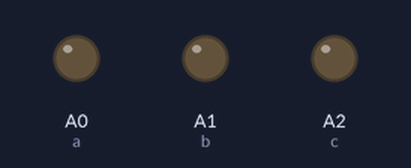
Recording of a sketch running on a simulated Arduino Uno, built with avr-gcc and run on an emulated ATmega328P. On the bench: output pins drawn as LEDs (lit = HIGH).

Above: at 0.1 s.
At 0.6 s:
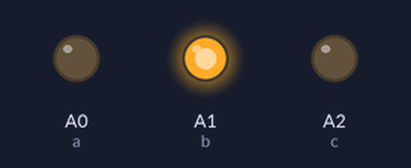
At 1.1 s:
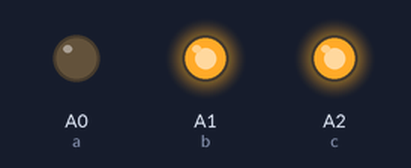
Timing chart, 0 to 2.6 s (numbered marks = the images above):
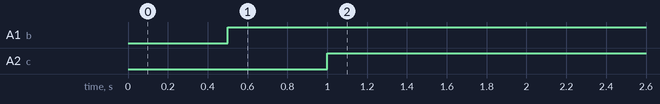

Measured:
- by itself, A1 (b): LOW → HIGH at 0.50 s
- by itself, A2 (c): LOW → HIGH at 1.0 s

The sketch:

basic_rgb_led.ino
```cpp
int a=A0;
int b=A1;
int c=A2;
void setup() {
  // put your setup code here, to run once:
pinMode(a,OUTPUT);
pinMode(b,OUTPUT);
pinMode(c,OUTPUT);
}

void loop() {
  // put your main code here, to run repeatedly:
analogWrite(a,(255,168,123));
delay(500);
analogWrite(b,(65,255,231));
delay(500);
analogWrite(c,(87,127,255));
delay(500);

}
```
